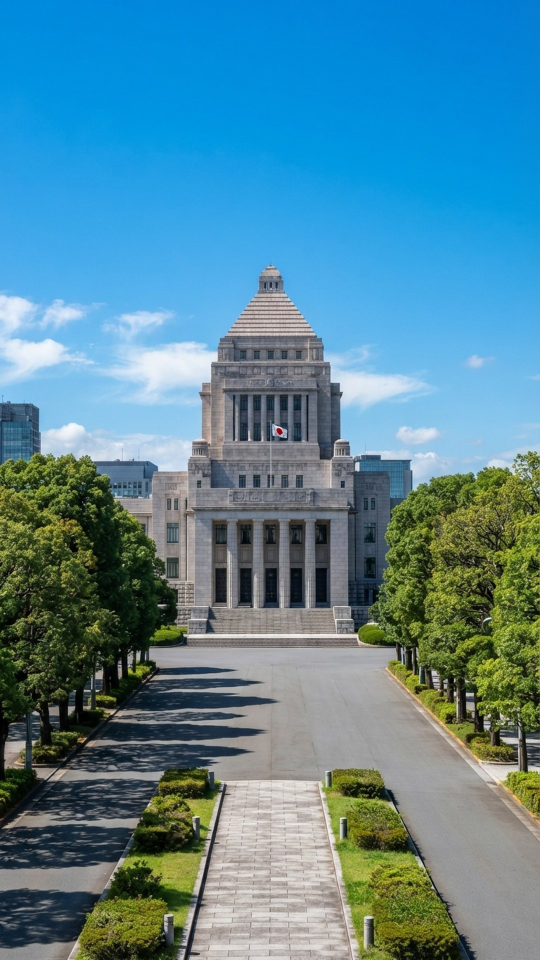
#> input picture shorts/library/doc001_diet.jpg, 1080 x 1920 px (shown at 1/2 size)
$ python -i extract_plates.py   (imports and definitions only)
#> lines starting #> are read from the running program, lines starting #| are printed output that depends on the picture; after the words box and inside, x2 and y2 are one past the last pixel; in counts of white or black regions, pixels touching at a corner belong together
#> further down, picture is the input picture: shape (1920, 1080, 3); mean B, G, R 152.3, 134.2, 84.2
### shorts/make_short.py
#!/usr/bin/env python3
"""縦型ショート（1080x1920）を台本JSONから組み立てる。

参考フォーマット:
  - 画像は全面（帯なし）。1行ごとにカットを切り替え、ゆっくりズーム／パン
  - 字幕は画面中央。白文字＋太い黒縁、キーワードは {黄} <赤>
  - 字幕はフレーズごとにポップイン（拡大＋フェード）
  - 冒頭1行はフック：大きめの黄色文字
  - "banner" があれば画面上部に動画概要の帯を出し続ける
  - 赤字（<…>）は表示直後にもう一度ポンと弾ませる
  - 行に "se": "don" / "coin" があれば、その行の頭に効果音を重ねる
  - 冒頭には se/ の固定SE（既定「チリン」）を鳴らす
  - BGM は既定で無し（10/20 ユーザー指定）。台本の "bgm" で "random" や曲名を書いたときだけ入れる。声の間は自動で下げる

素材（BGMは後付け前提なので入れない）:
  音声 … 行に "audio":[開始,終了] があれば元動画から切り出し、無ければ Gemini TTS（tts_gemini.py）
  画像 … 行に "shot":{"image":...} があれば共有画像を切り出し、"prompt" があれば Gemini 画像生成
         （gen_images_gemini.py）。足りない音声・画像はレンダリング前に自動で生成する。

usage:
  python3 make_short.py story.json out.mp4                     # TTS＋生成画像の台本
  python3 make_short.py story.json out.mp4 --source src.mp4    # 元動画の声を使う台本
"""
import argparse
import json
import os
import random
import re
import subprocess
import sys
import urllib.request

import numpy as np
from PIL import Image, ImageDraw, ImageFont

import gen_images_gemini
import tts_gemini

W, H, FPS = 1080, 1920, 30
SR = 44100
HERE = os.path.dirname(os.path.abspath(__file__))
FONT_DIR = os.path.join(HERE, "fonts")
FONTS = {
    "sans": ("NotoSansJP[wght].ttf", "ofl/notosansjp/NotoSansJP%5Bwght%5D.ttf"),
}
COLORS = {"{": "#ffe600", "<": "#ff2020"}

SUB_CY = 975          # 字幕の中心Y（参考動画はほぼ画面中央）
SUB_SIZE = 96
HOOK_SIZE = 136
SUB_MAX_W = 1040
POP = 0.22            # ポップイン秒
PUNCH = (0.28, 0.30, 0.15)   # 赤字の弾み：開始秒・長さ・最大拡大率
BANNER_H = 330
BANNER_SIZE = 112


def ffmpeg_bin():
    try:
        import imageio_ffmpeg
        return imageio_ffmpeg.get_ffmpeg_exe()
    except ImportError:
        return "ffmpeg"


FF = ffmpeg_bin()


# [22 lines left out: functions font, parse_runs, not called in this run]


def plain(text):
    return re.sub(r"[{}<>]", "", text)


# [62 lines left out: functions rich_text, punch, make_banner, not called in this run]


SE_DIR = os.path.join(HERE, "se")
SE_EXT = (".wav", ".mp3", ".m4a", ".ogg", ".flac")
INTRO_SE = "チリン"      # 全動画の冒頭に鳴らす効果音（se/チリン.mp3）。台本の "intro_se" で変更、"none" で無し


# [35 lines left out: function sound_effect, not called in this run]


BGM_DIR = os.path.join(HERE, "bgm")
BGM_EXT = (".mp3", ".wav", ".m4a", ".aac", ".ogg", ".flac")


# [165 lines left out: functions pick_bgm, mix_bgm, mix_effects, load_audio, trim_silence, shorten_pauses and 2 more, not called in this run]


def ease_out(x):
    x = min(max(x, 0.0), 1.0)
    return 1 - (1 - x) ** 3


def ease_back(x, k=1.9):
    x = min(max(x, 0.0), 1.0) - 1
    return 1 + (k + 1) * x ** 3 + k * x ** 2


class Shot:
    """画像の一部（9:16の枠）を、start→end の枠へ補間しながら全面に映す。"""

    # [33 lines left out: functions __init__, _box, render, not called in this run]


AUTO_MOVES = ["in", "left", "out", "right", "in", "up", "out", "down"]


# [147 lines left out: functions make_shots, main, not called in this run]


# [7 lines that do not run on import are left out]

### shorts/extract_plates.py
#!/usr/bin/env python3
"""元動画のフレームから焼き込み文字（タイトル・字幕）を消して背景画像を作る。

usage: python3 extract_plates.py source.mp4 outdir
"""
import os
import subprocess
import sys

import cv2
import numpy as np

from make_short import FF

# (名前, 取り出す秒, 字幕が短い行を選ぶと消し跡が小さい)
PLATES = [("room", 15.2), ("hall", 101.8), ("veranda", 117.6)]
# 文字が載っている領域 (y0, y1, x0, x1)
TEXT_BOXES = [(90, 460, 190, 890), (855, 1065, 0, 1080)]


# [5 lines left out: function grab, not called in this run]


def clean(frame):
    hsv = cv2.cvtColor(frame, cv2.COLOR_BGR2HSV)
#> hsv: shape (1920, 1080, 3); mean H, S, V 75.8, 132, 164.7
    h, s, v = hsv[..., 0], hsv[..., 1], hsv[..., 2]
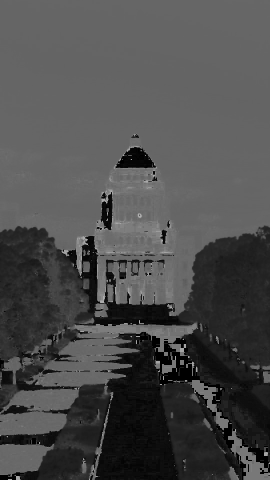
#> h: shape (1920, 1080) (shown at 1/4 size); min 0, max 179, mean 75.8
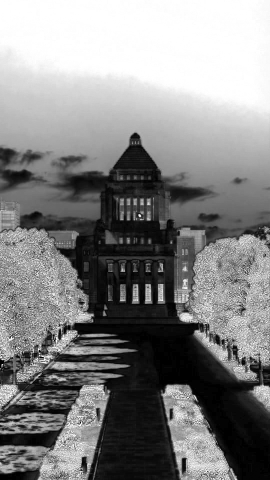
#> s: shape (1920, 1080) (shown at 1/4 size); min 0, max 255, mean 132
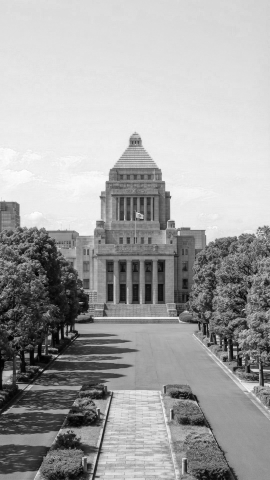
#> v: shape (1920, 1080) (shown at 1/4 size); min 0, max 255, mean 164.7
    white = (v > 215) & (s < 60)
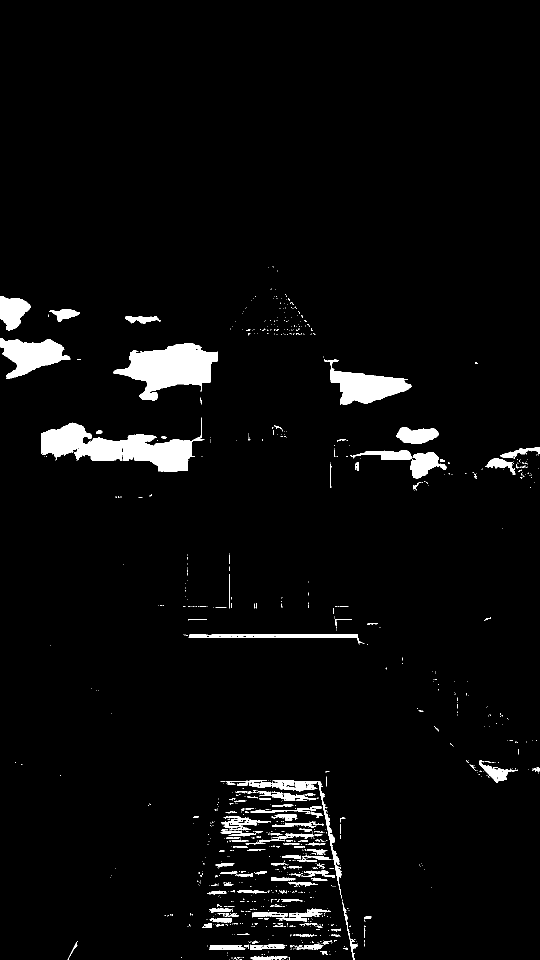
#> white: shape (1920, 1080) bool (shown at 1/2 size); 3.7% white; 921 white regions (778 under 20 px), largest, box (x1, y1, x2, y2) and area: (82, 835, 409, 943) 15096, (226, 686, 435, 802) 12976, (648, 718, 824, 810) 6991
    yellow = (h > 18) & (h < 35) & (s > 120) & (v > 200)
#> yellow: shape (1920, 1080) bool; 0.02% white in thin lines or dots, all inside (x1, y1, x2, y2) = (93, 987, 1078, 1778)
    green = (h > 40) & (h < 80) & (s > 90) & (v > 180)
#> green: shape (1920, 1080) bool; 0% white in thin lines or dots, all inside (x1, y1, x2, y2) = (0, 916, 64, 1219)
    fill = (white | yellow | green).astype(np.uint8)
    dark = (v < 45).astype(np.uint8)
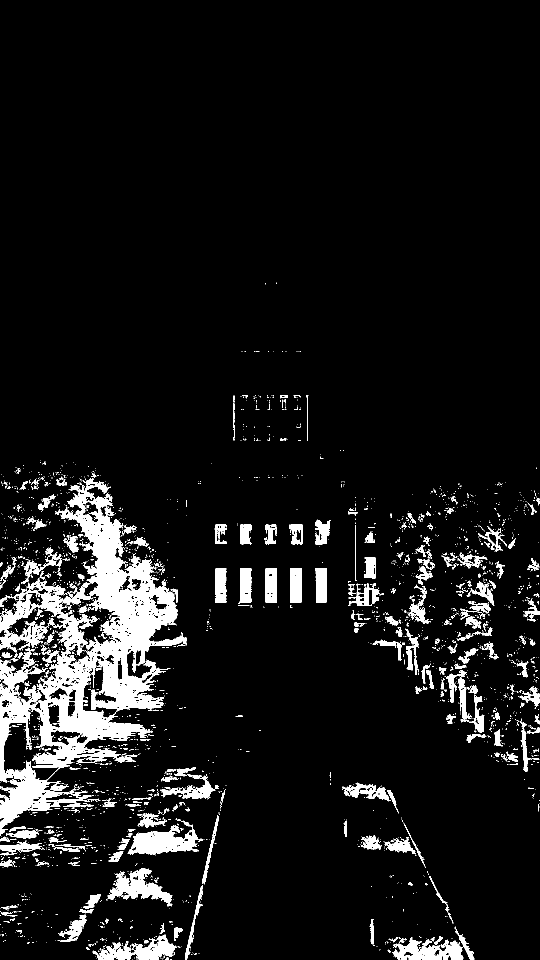
#> dark: shape (1920, 1080) (shown at 1/2 size); values 0 (black) and 1 (white), 7.9% white; 2590 white regions (2308 under 20 px), largest, box (x1, y1, x2, y2) and area: (0, 956, 374, 1668) 86093, (255, 1649, 407, 1709) 4836, (215, 1736, 345, 1813) 3975
    mask = np.zeros(frame.shape[:2], np.uint8)
    for y0, y1, x0, x1 in TEXT_BOXES:
        # 黒縁に接している明るい画素＝文字
        core = fill[y0:y1, x0:x1] & cv2.dilate(dark[y0:y1, x0:x1], np.ones((9, 9), np.uint8))
        mask[y0:y1, x0:x1] = cv2.dilate(core, np.ones((19, 19), np.uint8)) * 255
#> this loop made 2 passes
#> pass 2, in clean, `core = fill[y0:y1, x0:x1] & cv2.dilate(dark[y0:y1, x0:x1], np.ones((9,..`:
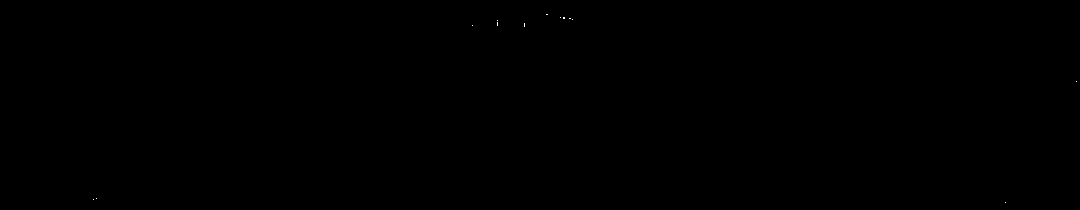
#> core: shape (210, 1080); values 0 (black) and 1 (white), 0.01% white in thin lines or dots, all inside (x1, y1, x2, y2) = (93, 14, 1077, 203)
#> after the loop:
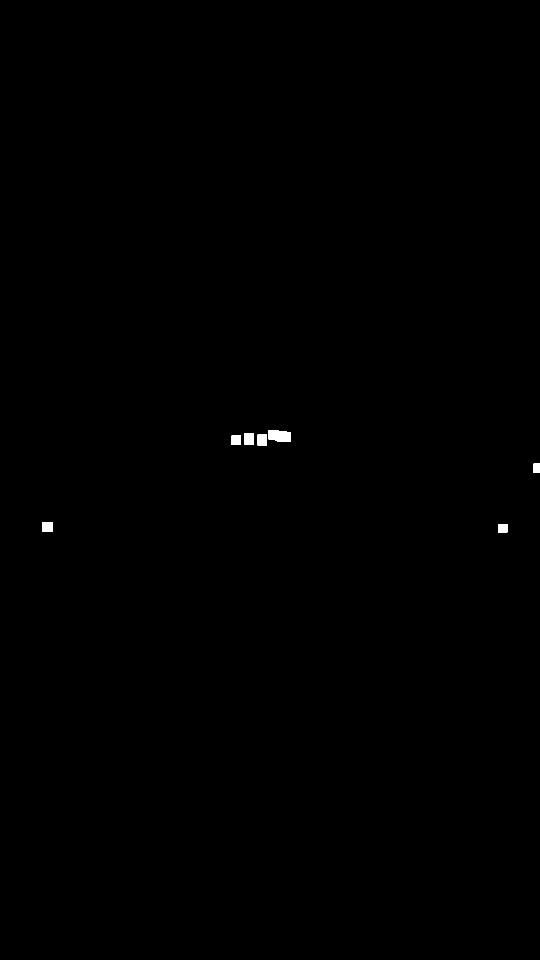
#> mask: shape (1920, 1080) (shown at 1/2 size); 0.15% white; 7 white regions, largest, box (x1, y1, x2, y2) and area: (537, 860, 582, 884) 910, (488, 866, 507, 890) 456, (84, 1044, 106, 1064) 434
    return cv2.inpaint(frame, mask, 9, cv2.INPAINT_TELEA)


# [6 lines left out: function main, not called in this run]


# [2 lines not run here, left out]

>>> import cv2
>>> picture = cv2.imread('library/doc001_diet.jpg')
>>> result = clean(picture)
